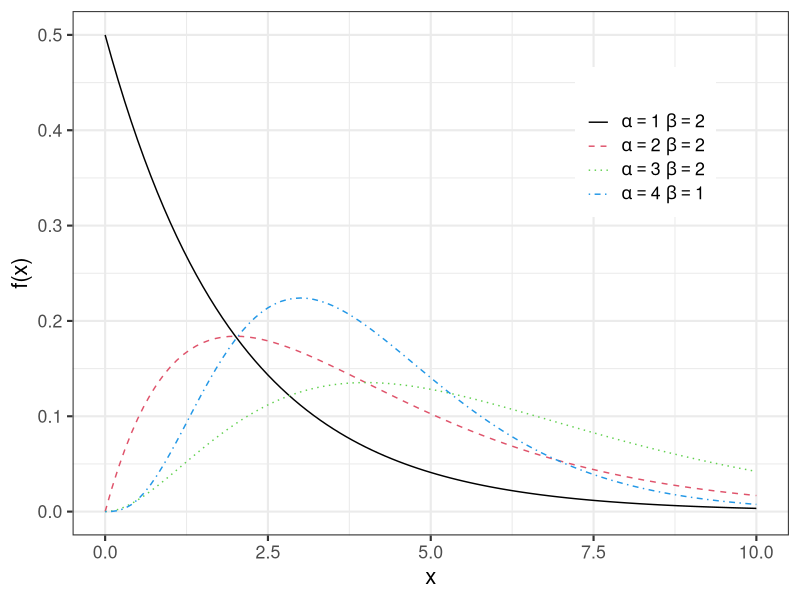
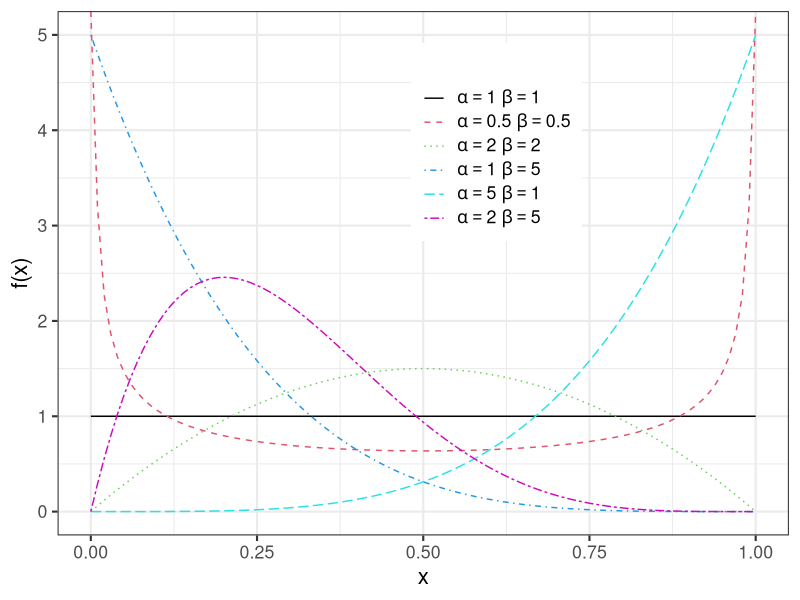
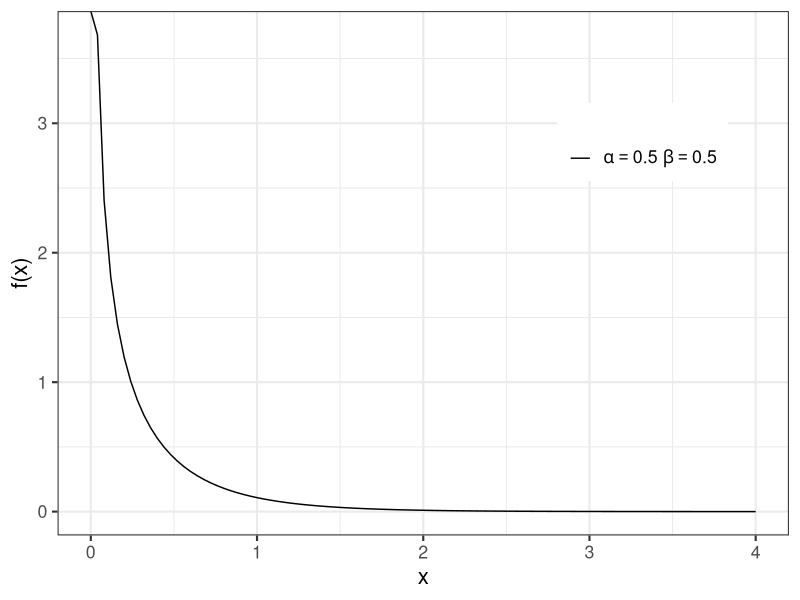

Generate these figures, in order, with R:
## ---- chunk 1
#| label: dgamma
#| message: false
#| warning: false
#| echo: false

library(ggplot2)

param = cbind(c(1:5), c(rep(2,3),1,1))
labels <- parse(text = sprintf("alpha == %d ~ beta == %d", param[,1], param[,2]))

ggplot() +
  geom_function(fun = dgamma, args = list(shape = param[1,1], scale = param[1,2]), 
                mapping = aes(colour = "1", linetype ="1" ) ) +
  geom_function(fun = dgamma, args = list(shape = param[2,1], scale = param[2,2]), 
                mapping = aes(colour = "2", linetype ="2" ) ) +
  geom_function(fun = dgamma, args = list(shape = param[3,1], scale = param[3,2]), 
                mapping = aes(colour = "3", linetype ="3" ) ) +
  geom_function(fun = dgamma, args = list(shape = param[4,1], scale = param[4,2]), 
                mapping = aes(colour = "4", linetype ="4" ) ) +
  # geom_function(fun = dgamma, args = list(shape = param[5,1], scale = param[5,2]), 
  #               mapping = aes(colour = "5", linetype ="5" ) ) +
  scale_color_manual(values = 1:5, breaks =  1:5, labels = labels) +
  scale_linetype_manual(values = 1:5, breaks =  1:5, labels = labels) +
  xlim(0,10) + 
  labs(
    x = "x",
    y = "f(x)",
    colour = "",
    linetype = "",
  ) + 
  theme_bw(base_size = 16) + 
    theme(legend.position = c(.8,.75))
## ---- chunk 2
#| label: dbeta
#| message: false
#| warning: false
#| echo: false

library(ggplot2)

param = cbind(c(1,.5,2,1,5,2), c(1,.5, 2, 5, 1, 5))
labels <- parse(text = sprintf("alpha == %f ~ beta == %f", param[,1], param[,2]))

ggplot() +
  geom_function(fun = dbeta, args= list(shape1 = param[1,1], shape2 = param[1,2]), 
                mapping = aes(colour = "1", linetype ="1" ) ) +
  geom_function(fun = dbeta, args= list(shape1 = param[2,1], shape2 = param[2,2]), 
                mapping = aes(colour = "2", linetype ="2" ) ) +
  geom_function(fun = dbeta, args= list(shape1 = param[3,1], shape2 = param[3,2]), 
                mapping = aes(colour = "3", linetype ="3" ) ) +
  geom_function(fun = dbeta, args= list(shape1 = param[4,1], shape2 = param[4,2]), 
                mapping = aes(colour = "4", linetype ="4" ) ) +
  geom_function(fun = dbeta, args= list(shape1 = param[5,1], shape2 = param[5,2]), 
                mapping = aes(colour = "5", linetype ="5" ) ) +
  geom_function(fun = dbeta, args= list(shape1 = param[6,1], shape2 = param[6,2]), 
                mapping = aes(colour = "6", linetype ="6" ) ) +
  scale_color_manual(values = 1:6, breaks =  1:6, labels = labels) +
  scale_linetype_manual(values = 1:6, breaks =  1:6, labels = labels) +
  xlim(0,1) + 
  # ylim(0,2.5) + 
  labs(
    x = "x",
    y = "f(x)",
    colour = "",
    linetype = "",
  ) + 
  theme_bw(base_size = 16) + 
    theme(legend.position = c(.6,.75))
## ---- chunk 3
#| label: dchisq
#| message: false
#| warning: false
#| echo: false

library(ggplot2)

param = cbind(c(0.5, 1:4), c(0.5, rep(2,3),1))
labels <- parse(text = sprintf("alpha == %f ~ beta == %f", param[,1], param[,2]))

ggplot() +
  geom_function(fun = dgamma, args = list(shape = param[1,1], scale = param[1,2]), 
                mapping = aes(colour = "1", linetype ="1" ) ) +
  # geom_function(fun = dgamma, args = list(shape = param[2,1], scale = param[2,2]), 
  #               mapping = aes(colour = "2", linetype ="2" ) ) +
  # geom_function(fun = dgamma, args = list(shape = param[3,1], scale = param[3,2]), 
  #               mapping = aes(colour = "3", linetype ="3" ) ) +
  # geom_function(fun = dgamma, args = list(shape = param[4,1], scale = param[4,2]), 
  #               mapping = aes(colour = "4", linetype ="4" ) ) +
  # geom_function(fun = dgamma, args = list(shape = param[5,1], scale = param[5,2]), 
  #               mapping = aes(colour = "5", linetype ="5" ) ) +
  scale_color_manual(values = 1:5, breaks =  1:5, labels = labels) +
  scale_linetype_manual(values = 1:5, breaks =  1:5, labels = labels) +
  xlim(0,4) +
  labs(
    x = "x",
    y = "f(x)",
    colour = "",
    linetype = "",
  ) + 
  theme_bw(base_size = 16) + 
    theme(legend.position = c(.8,.75))
